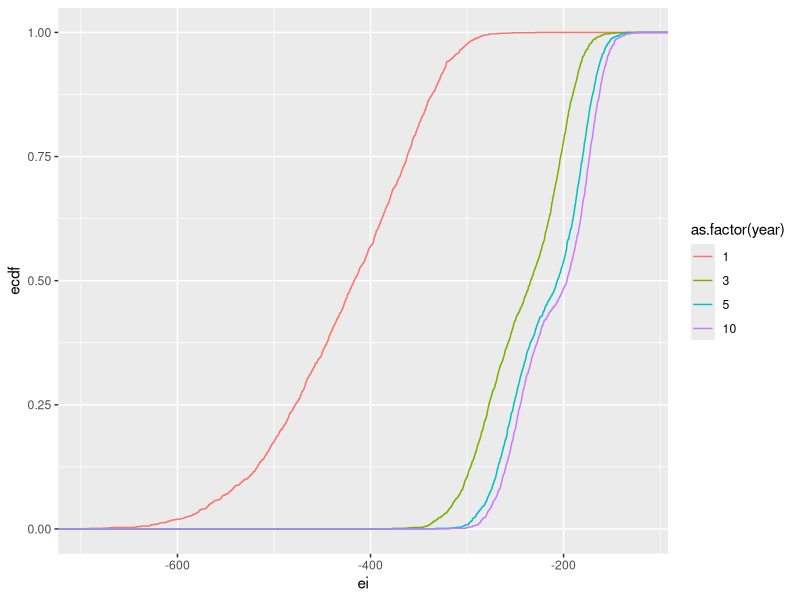

R code for this plot: (Note: this script raises an error after producing the figure.)
library(tidyverse)
library(here)
library(reshape2)

df <- read_csv(here("outputs/data/obese_all_years.csv"))

# ecdf

df %>% 
  ggplot(., aes(x = ei, colour = as.factor(year), group = as.factor(year))) + stat_ecdf()

df %>% 
  ggplot(. ,aes(x = as.factor(year), y = ei, group = as.factor(year))) + 
  geom_boxplot() +
  labs(x = "Years",
       y = "kcal/day reduction",
       title = "Distribution of Reduction in Intake") +
  theme_ipsum(base_size = 15, axis_title_size = 15, base_family="Averta") 

ggsave(here("outputs/figures/obese_boxplot_year.png"), width = 10, bg='#ffffff')
dev.off()

df %>% 
  group_by(year) %>% 
  summarise(mean = mean(ei),
            sd = sd(ei))

